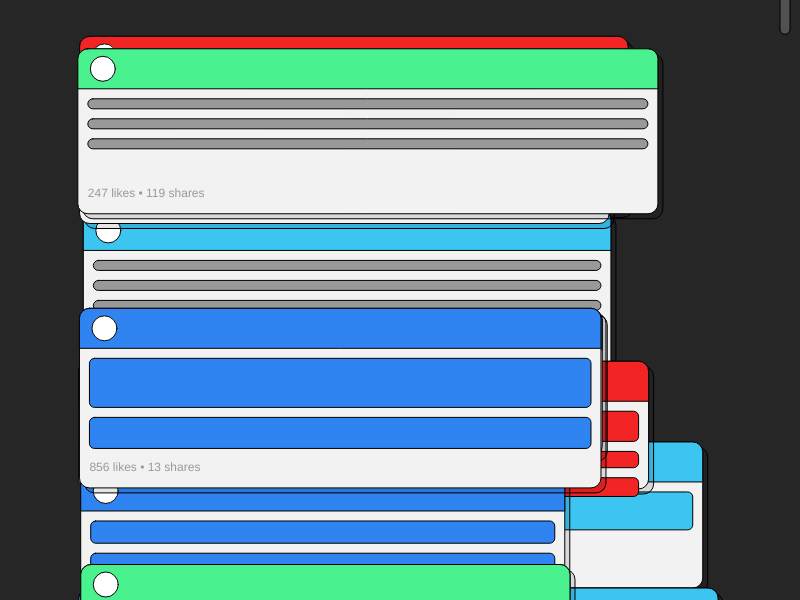
Frame 1 (no input)
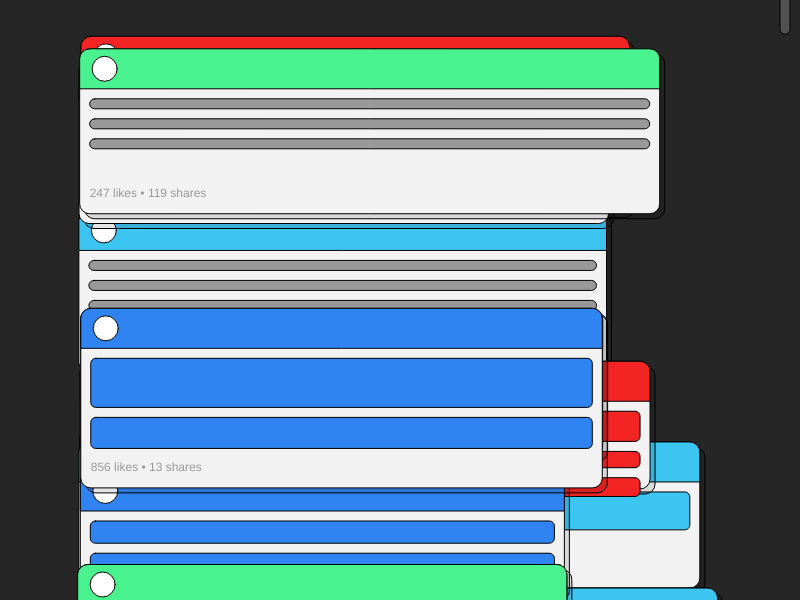
Frame 60 (no input)
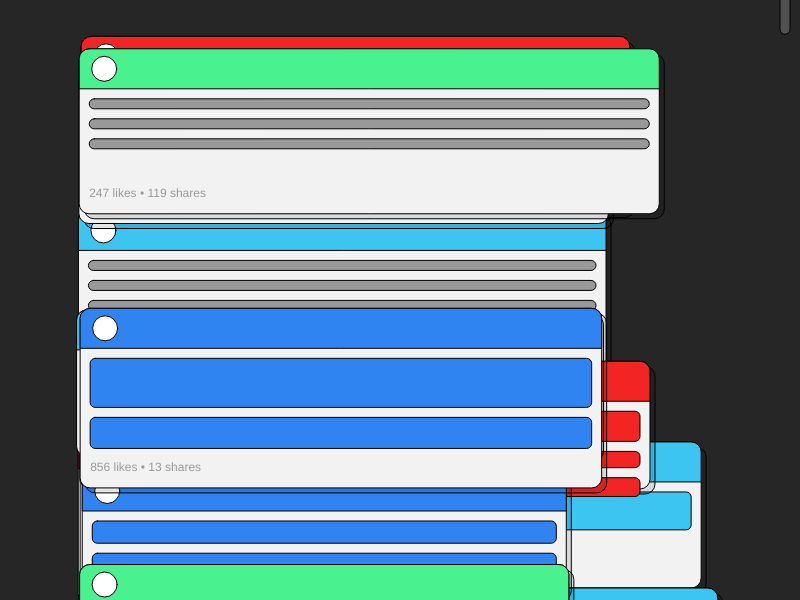
Frame 120 (the mouse pressed at the canvas centre since frame 60)

The p5.js sketch that drew these frames (run headless with seeded random() and noise() and a simulated clock; from frame 60 on, the mouse is pressed at the canvas centre):

// p5.js sketch
// ── sketch.js
let posts = [];
let colors;
const numPosts = 12;
let scrollSpeed = 2;
let noiseOffset = 0;
let lastMouseY;
let momentum = 0;
const momentumDamping = 0.95;

function setup() {
  createCanvas(800, 600);
  colorMode(HSB, 360, 100, 100, 1);
  
  // Create a color palette inspired by popular social media platforms
  colors = [
    color(214, 80, 95),  // Facebook blue
    color(340, 85, 95),  // Instagram pink
    color(195, 75, 95),  // Twitter blue
    color(0, 85, 95),    // Reddit orange
    color(145, 70, 95)   // Spotify green
  ];
  
  // Initialize posts with varied dimensions
  for (let i = 0; i < numPosts; i++) {
    createNewPost(random(height));
  }
  
  lastMouseY = mouseY;
}

function createNewPost(yPos) {
  posts.push({
    x: width * 0.1,
    y: yPos,
    width: random(width * 0.6, width * 0.8),
    height: random(100, 200),
    color: random(colors),
    noiseOffsetX: random(1000),
    noiseOffsetY: random(1000),
    likeCount: floor(random(1, 999)),
    shareCount: floor(random(1, 200)),
    hasImage: random() > 0.3,
    imageGrid: createImageGrid()
  });
}

function createImageGrid() {
  let grid = [];
  let divisions = floor(random(1, 4));
  for (let i = 0; i < divisions; i++) {
    grid.push(random(0.3, 1)); // Random height ratios
  }
  return grid;
}

function draw() {
  background(0, 0, 15);
  
  // Update scroll momentum
  scrollSpeed = momentum;
  momentum *= momentumDamping;
  
  // Update noise offset for subtle movement
  noiseOffset += 0.002;
  
  // Draw and update each post
  for (let post of posts) {
    // Add subtle floating movement
    let xOffset = map(noise(post.noiseOffsetX + noiseOffset), 0, 1, -1, 1);
    post.x = width * 0.1 + xOffset * 5;
    post.y += scrollSpeed;
    
    // Reset position when post goes off screen
    if (post.y > height + post.height) {
      post.y = -post.height;
      post.width = random(width * 0.6, width * 0.8);
      post.height = random(100, 200);
      post.color = random(colors);
      post.hasImage = random() > 0.3;
      post.imageGrid = createImageGrid();
      post.likeCount = floor(random(1, 999));
      post.shareCount = floor(random(1, 200));
    }
    
    // Draw post card with shadow
    drawPost(post);
    
    post.noiseOffsetX += 0.01;
    post.noiseOffsetY += 0.01;
  }
  
  // Draw scrollbar
  drawScrollbar();
}

function drawPost(post) {
  push();
  // Draw shadow
  fill(0, 0, 0, 0.1);
  rect(post.x + 5, post.y + 5, post.width, post.height, 10);
  
  // Draw main post background
  fill(0, 0, 95);
  rect(post.x, post.y, post.width, post.height, 10);
  
  // Draw header bar
  fill(post.color);
  rect(post.x, post.y, post.width, 40, 10, 10, 0, 0);
  
  // Draw profile circle
  fill(0, 0, 100);
  circle(post.x + 25, post.y + 20, 25);
  
  // Draw content
  if (post.hasImage) {
    let gridY = post.y + 50;
    let totalHeight = post.height - 90; // Space for header and footer
    for (let heightRatio of post.imageGrid) {
      fill(post.color);
      let imageHeight = totalHeight * heightRatio;
      rect(post.x + 10, gridY, post.width - 20, imageHeight - 5, 5);
      gridY += imageHeight + 5;
    }
  } else {
    // Draw text lines
    fill(0, 0, 60);
    for (let i = 0; i < 3; i++) {
      rect(post.x + 10, post.y + 50 + i * 20, post.width - 20, 10, 5);
    }
  }
  
  // Draw footer with engagement metrics
  fill(0, 0, 60);
  textAlign(LEFT, CENTER);
  textSize(12);
  text(`${post.likeCount} likes • ${post.shareCount} shares`, post.x + 10, post.y + post.height - 20);
  pop();
}

function drawScrollbar() {
  let totalHeight = height + (posts.length * 200);
  let visibleRatio = height / totalHeight;
  let scrollbarHeight = height * visibleRatio;
  let scrollPosition = map(-posts[0].y, 0, totalHeight - height, 0, height - scrollbarHeight);
  
  fill(0, 0, 100, 0.2);
  rect(width - 20, scrollPosition, 10, scrollbarHeight, 5);
}

function mouseDragged() {
  momentum = (mouseY - lastMouseY) * 0.5;
  lastMouseY = mouseY;
}

function mouseWheel(event) {
  momentum = event.delta * 0.1;
  return false;
}

function mousePressed() {
  lastMouseY = mouseY;
  momentum = 0;
}
